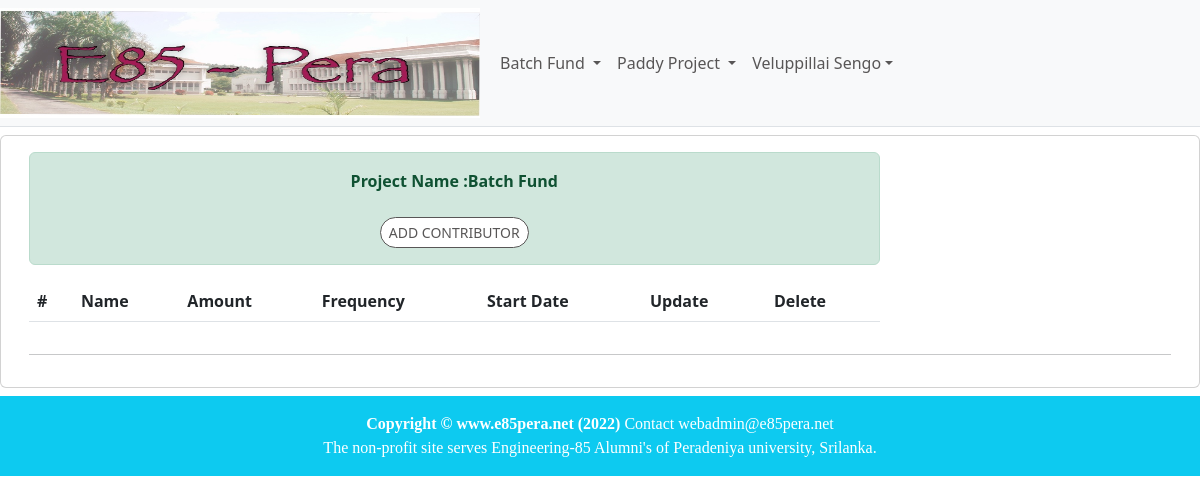
The page /batchfund/contributorList1 (signed in) on the database as committed earlier.
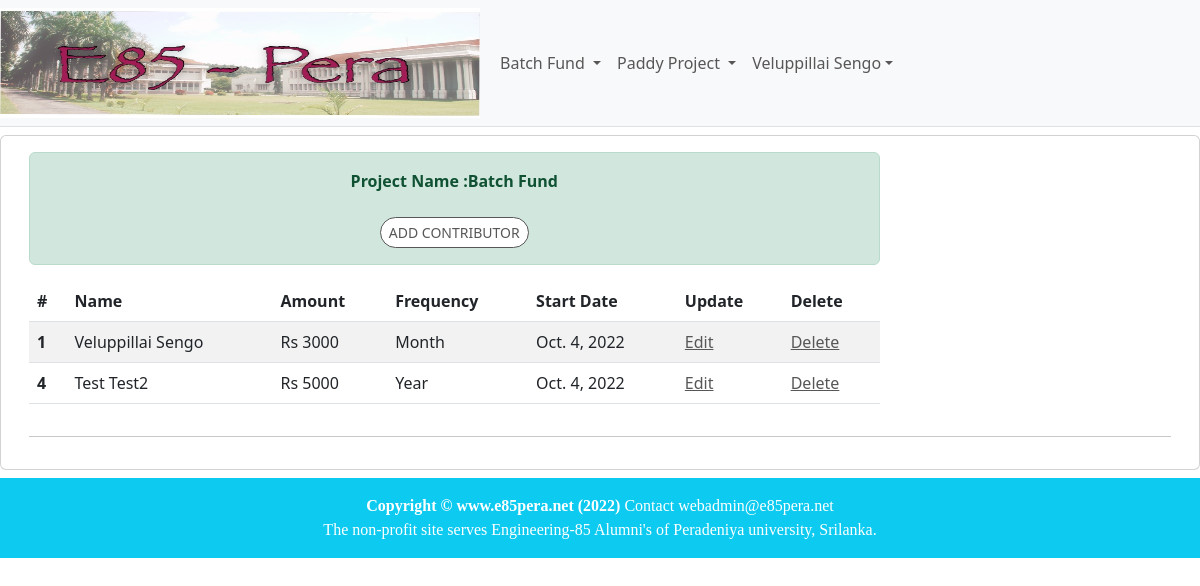
The same page on the database as committed later.
### batchfund/models.py (models this page shows, shortened)
class Contribution(models.Model):
    user = models.ForeignKey(User, on_delete=models.CASCADE)
    project = models.ForeignKey(Project, on_delete=models.CASCADE)
    amount = models.IntegerField()
    currency = models.CharField(max_length=3,choices=CURRENCY, default='Rs')
    frequency = models.CharField(max_length=5,choices=FREQUENCY,default='Month')
    startDate = models.DateField(default=timezone.now)
    endDate = models.DateField(null=True, blank=True)
    updatedBy = models.ForeignKey(User,related_name='Contrb_updatedBy',on_delete=models.CASCADE)
    updatedOn = models.DateTimeField(default=timezone.now)

### batchfund/views.py (the view)
# urls.py: re_path(r'^contributorList(?P<pk>\d+)', contributorListView, name='contributorList'),
@login_required
def contributorListView(request, pk):
    prj = Project.objects.get(id=pk)
    user = User.objects.get(id=request.user.id)
    if request.method == 'GET':
        contributors = Contribution.objects.all().filter(project_id=prj.id)
        userRole = prj.getUserRole(user)
        form = ContributeForm()
        ctx={"form":form, 'project':prj, 'contributor_list':contributors, 'userRole':userRole}
        return render(request = request,template_name = "contributor_list.html",context=ctx)

### accounts/models.py (called while the page is built)
    def getUserRole(self, user):
        member= Member.objects.get(user_id=user.id)
        committee = Commitee.objects.all().filter(project_id=self.id).filter(member_id = member.id)
        if committee.exists():
            return UserRole.EDIT
        return UserRole.VIEW

### batchfund/templates/contributor_list.html
{% extends 'home/base.html' %}
{% block content %}
<div class="container-fluid">
    <div class="row text-center justify-content-center">
            <div class="card mt-2 mb-2">
            <div class="card-body">
                <div class="row">
                    <div class="col-md-9 col-lg-9" align="left">
                        <div class="alert alert-success text-center justify-content-center">
                           <strong>Project Name :{{project.name}}</strong> <br><br>
                            {% if userRole == 'EDIT' %}
                            <a href="{% url 'batchfund:contributorAdd' project.id %}" class="btn btn-primary btn-sm">Add Contributor</a>
                            {% endif %}
                        </div>
                        <table class="table table-striped table-hover">
                            <thead>
                                <tr>
                                    <th scope="col">#</th>
                                    <th scope="col">Name</th>
                                    <th scope="col">Amount</th>
                                    <th scope="col">Frequency</th>
                                    <th scope="col">Start Date</th>
                                    {% if userRole == 'EDIT' %}
                                    <th scope="col">Update </th>
                                    <th scope="col">Delete </th>
                                    {% endif %}
                                </tr>
                            </thead>
                            <tbody>
                               {% for cx in contributor_list %}
                                <tr>
                                    <th scope=""row">{{cx.id}}</th>
                                    <td>{{cx.user.first_name}} {{cx.user.last_name}}</td>
                                    <td>{{cx.currency}} {{cx.amount}} </td>
                                    <td>{{cx.frequency}} </td>
                                    <td>{{cx.startDate}}</td>
                                    {% if userRole == 'EDIT' %}
                                    <td><a href="{% url 'batchfund:contributorUpd' cx.id %}">Edit</a></td>
                                    <td><a href="{% url 'batchfund:contributorDel' cx.id %}">Delete</a></td>
                                    {% endif %}
                                </tr>
                                {% endfor %}
                            </tbody>
                        </table>
                        </div>
                </div>
                <hr>
            </div>
        </div>
    </div>
 </div>
{% include 'home/footer.html' %}
{% endblock content %}

Rows that differ between the two databases and show on the page:
added Contribution: id "1", user.first_name "Veluppillai", user.last_name "Sengo", currency "Rs", amount "3000", frequency "Month", startDate "Oct. 4, 2022"
added Contribution: id "4", user.first_name "Test", user.last_name "Test2", currency "Rs", amount "5000", frequency "Year", startDate "Oct. 4, 2022"
